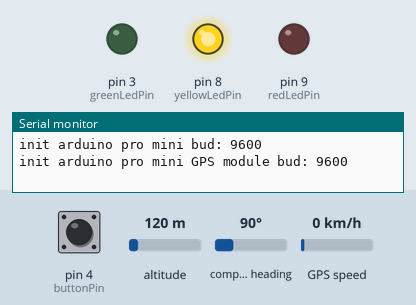
The sketch below on a simulated Arduino Pro Mini, built with avr-gcc and run on an emulated ATmega328P. On the bench: output pins drawn as LEDs (lit = HIGH), the last lines printed to the serial monitor. The inputs (shaded band) are chosen by the test bench; at power-on: pin 4 (buttonPin) LOW, altitude 120 m, compass heading 90°, GPS speed 0 km/h. The GPS gets a fix after 3 s at 37.7749, -122.4194 with 8 satellites.

Above: at 1.4 s.
1.5 s: pin 4 (buttonPin) pulled HIGH for 3.2 s
At 5.8 s:
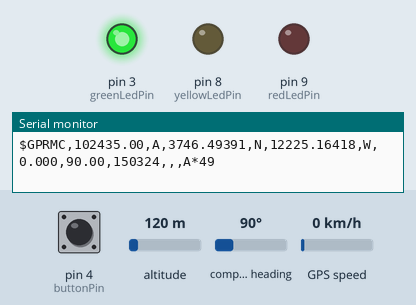
6.2 s: pin 4 (buttonPin) pulled HIGH for 0.15 s
At 7.9 s:
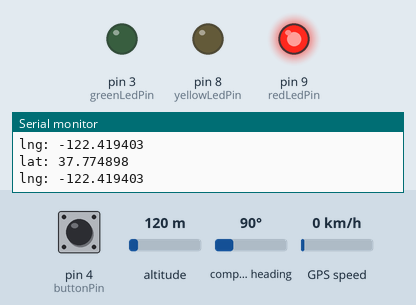
8.2 s: pin 4 (buttonPin) pulled HIGH for 1 s
At 9.6 s:
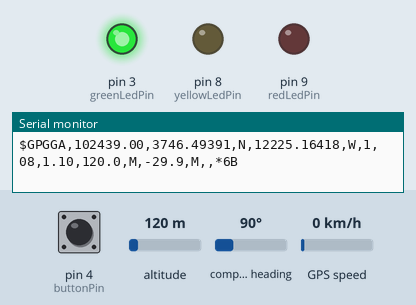
Timing chart, 0 to 11.2 s (numbered marks = the images above; inputs shaded):
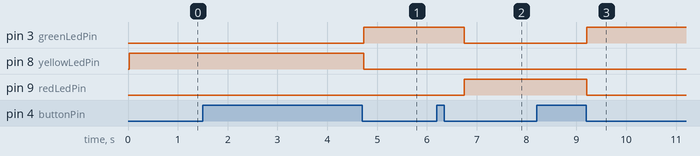

Measured:
- after the input at 1.5 s, pin 3 (greenLedPin): LOW → HIGH after 3.2 s; pin 8 (yellowLedPin): HIGH → LOW after 3.2 s instead of 1.5 s; pin 9 (redLedPin): stays LOW (without the input it goes to HIGH after 1.5 s)
- after the input at 6.2 s, pin 3 (greenLedPin): HIGH → LOW after 0.55 s; pin 9 (redLedPin): LOW → HIGH after 0.55 s
- after the input at 8.2 s, pin 3 (greenLedPin): LOW → HIGH after 1.0 s; pin 9 (redLedPin): HIGH → LOW after 1.0 s

The sketch:

GPS_final.ino
```cpp
#include <TinyGPS++.h>
#include <SoftwareSerial.h>

// Choose two Arduino pins to use for software serial
const int RXPin = 13;
const int TXPin = 5;
const int buttonPin = 4; // pushbutton pin

const int greenLedPin = 3; // led
const int yellowLedPin = 8; // led
const int redLedPin = 9; // led

bool buttonState = true; // variable for reading the pushbutton status

// Create a TinyGPS++ object
TinyGPSPlus gps;

// The serial connection to the GPS module
SoftwareSerial ss(RXPin, TXPin);

bool isLoaded = false;

void setup() {
  Serial.begin(9600);
  Serial.println("init arduino pro mini bud: 9600");

  pinMode(buttonPin, INPUT);

  pinMode(greenLedPin, OUTPUT);
  pinMode(yellowLedPin, OUTPUT);
  pinMode(redLedPin, OUTPUT);

  Serial.println("init arduino pro mini GPS module bud: 9600");
  ss.begin(9600);
}

void loop() {
  if (digitalRead(buttonPin) == true) {
    buttonState = !buttonState;
    Serial.print("buttonState changed");
  } while (digitalRead(buttonPin) == true) {
    delay(30); // SMALL DELAY TO PREVENT DUBEL TIK ON RUNTIME
  }


  if (ss.available() > 0 && !buttonState) {

    isLoaded = true;
    digitalWrite(yellowLedPin, LOW);
    digitalWrite(redLedPin, LOW);
    digitalWrite(greenLedPin, HIGH);
    while (ss.available() > 0) {
      // get the byte data from the GPS
      byte gpsData = ss.read();
      Serial.write(gpsData);
    }
    return;
  }

  if ((ss.available() > 0) && buttonState) {

    while ((ss.available() > 0)) {
      if (gps.encode(ss.read())) {
        if (gps.location.isValid()) {

          Serial.print("lat: ");
          Serial.print(gps.location.lat(), 6);
          Serial.println("");
          Serial.println("");

          Serial.print("lng: ");
          Serial.print(gps.location.lng(), 6);
          Serial.println("");
          Serial.println("");

          digitalWrite(greenLedPin, LOW);
          digitalWrite(yellowLedPin, LOW);
          digitalWrite(redLedPin, HIGH);
          delay(300);

          // led yellow
        } else {
          digitalWrite(greenLedPin, LOW);
          digitalWrite(redLedPin, LOW);
          digitalWrite(yellowLedPin, HIGH);
          delay(300);


          // led red
        }
      }
    }
  }
}
```
